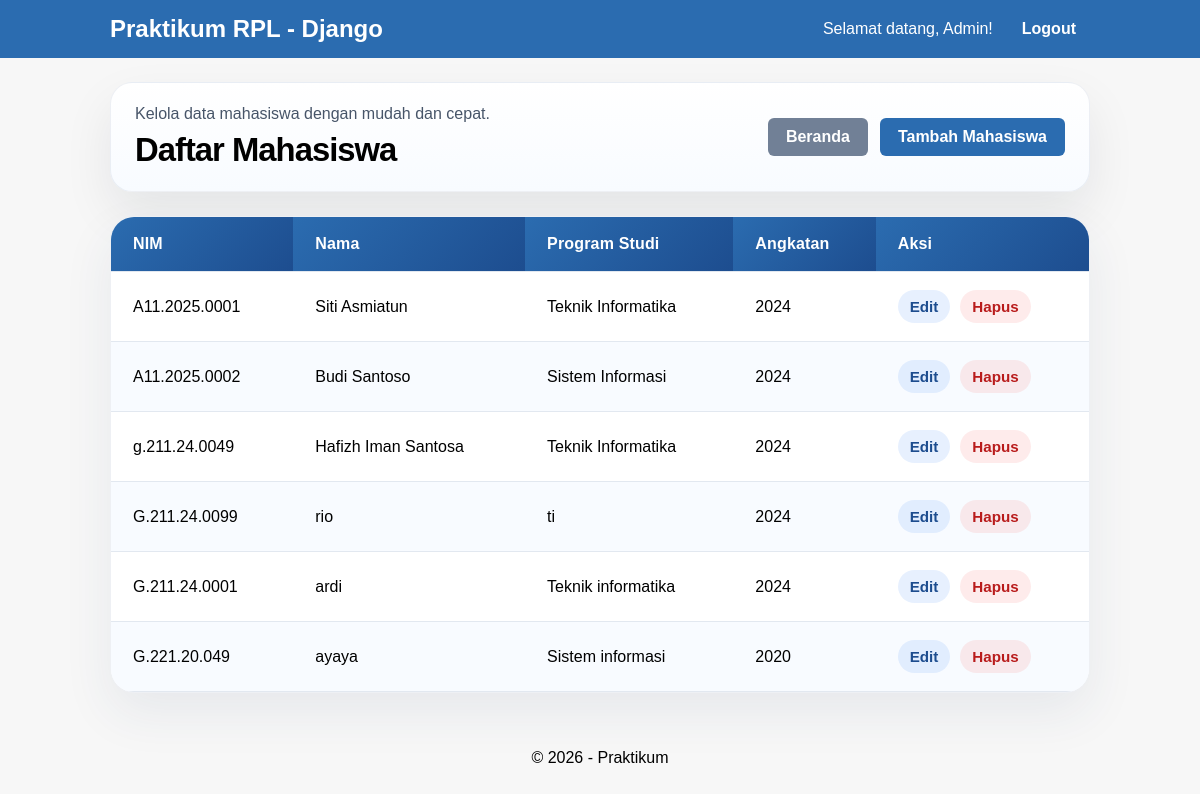
Screenshot of /mahasiswa/daftar/ (signed in) with the database file from the repository.
### mahasiswa/models.py (models this page shows, shortened)
class Mahasiswa(models.Model):
    nim = models.CharField(max_length=15, unique=True)
    nama = models.CharField(max_length=100)
    programstudi = models.CharField(max_length=50)
    angkatan = models.IntegerField()

### mahasiswa/views.py (the view)
# urls.py: path('daftar/', views.daftar_mahasiswa, name='daftar_mahasiswa'),
@login_required(login_url='/accounts/login/')
def daftar_mahasiswa(request):
    mahasiswas = Mahasiswa.objects.all()
    return render(request, 'mahasiswa/daftar.html', {'mahasiswas': mahasiswas})

### mahasiswa/templates/mahasiswa/daftar.html (shortened to what this page needs)
{% extends 'mahasiswa/base.html' %}
{% load static %}
{% block content %}
  <div class="page-header">
    <div class="page-heading">
      <p class="page-subtitle">Kelola data mahasiswa dengan mudah dan cepat.</p>
      <h2>Daftar Mahasiswa</h2>
    </div>
    <div class="page-actions">
      <a href="{% url 'index' %}" class="btn secondary">Beranda</a>
      <a href="{% url 'tambah_mahasiswa' %}" class="btn">Tambah Mahasiswa</a>
    </div>
  </div>
  <div class="table-wrapper">
    <table>
      <thead>
        <tr>
          <th>NIM</th>
          <th>Nama</th>
          <th>Program Studi</th>
          <th>Angkatan</th>
          <th>Aksi</th>
        </tr>
      </thead>
      <tbody>
        {% for mhs in mahasiswas %}
          <tr>
            <td>{{ mhs.nim }}</td>
            <td>{{ mhs.nama }}</td>
            <td>{{ mhs.programstudi }}</td>
            <td>{{ mhs.angkatan }}</td>
            <td class="action-links">
              <a href="{% url 'edit_mahasiswa' mhs.id %}" class="btn-link edit">Edit</a>
              <a href="{% url 'hapus_mahasiswa' mhs.id %}" class="btn-link delete">Hapus</a>
            </td>
          </tr>
        {% empty %}
          <tr class="empty-row">
            <td colspan="5">
              <div class="empty-state">Belum ada data mahasiswa. Tambahkan data baru untuk memulai.</div>
            </td>
          </tr>
        {% endfor %}
      </tbody>
    </table>
  </div>
{% endblock %}

### mahasiswa/templates/mahasiswa/base.html (shortened to what this page needs)
{% load static %}
<!DOCTYPE html>
<html lang="id">
<head>
    {% load static %}
    <link rel="stylesheet" href="{% static 'mahasiswa/css/style.css' %}">
</head>
<body>
    <header>
        <div class="header-container">
            <h1>Praktikum RPL - Django</h1>
            <nav class="header-nav">
                {% if user.is_authenticated %}
                    <span>Selamat datang, {{ user.username }}!</span>
                    <a href="{% url 'logout' %}" class="nav-link">Logout</a>
                {% else %}
                    <a href="{% url 'login' %}" class="nav-link">Login</a>
                {% endif %}
            </nav>
        </div>
    </header>
    <main>
        {% block content %}{% endblock %}
    </main>
    <footer>
        <center>
            <p>&copy; 2026 - Praktikum</p>
        </center>
    </footer>
</body>
</html>

### mahasiswa/static/mahasiswa/css/style.css (style rules this page uses)
body { font-family: Arial, sans-serif; margin: 0; padding: 0; background: #f7f7f7; }
header { background: #2b6cb0; color: white; padding: 12px 20px; }
.header-container { max-width: 980px; margin: 0 auto; display: flex; align-items: center; justify-content: space-between; gap: 20px; flex-wrap: wrap; }
.header-container h1 { margin: 0; font-size: 1.5rem; }
.header-nav { display: flex; align-items: center; gap: 15px; }
.nav-link { color: white; text-decoration: none; font-weight: 600; padding: 8px 14px; border-radius: 6px; transition: background-color 0.2s ease; }
main { max-width: 980px; margin: 24px auto; padding: 0 20px 32px; }
.btn { display: inline-block; padding: 10px 18px; background: #2b6cb0; color: white; text-decoration: none; border-radius: 6px; font-weight: 600; transition: background-color 0.2s ease; }
.btn.secondary { background: #718096; }
.page-header { display: flex; align-items: center; justify-content: space-between; gap: 16px; flex-wrap: wrap; margin-bottom: 24px; padding: 22px 24px; background: linear-gradient(180deg, #ffffff 0%, #f8fbff 100%); border-radius: 22px; box-shadow: 0 22px 50px rgba(15, 23, 42, 0.08); border: 1px solid rgba(148, 163, 184, 0.16); }
.page-heading h2 { margin: 8px 0 0; font-size: 2.05rem; letter-spacing: -0.03em; }
.page-subtitle { margin: 0; color: #475569; font-size: 1rem; }
.page-actions { display: flex; align-items: center; gap: 12px; flex-wrap: wrap; }
.table-wrapper { overflow-x: auto; background: white; border-radius: 24px; box-shadow: 0 20px 50px rgba(34, 63, 99, 0.08); border: 1px solid rgba(148, 163, 184, 0.16); }
table { width: 100%; border-collapse: separate; border-spacing: 0; min-width: 680px; }
th, td { padding: 18px 22px; border-bottom: 1px solid #e2e8f0; }
th { background: linear-gradient(135deg, #2b6cb0, #1d4d8f); color: white; font-weight: 700; text-align: left; letter-spacing: 0.01em; }
table thead tr th:first-child { border-top-left-radius: 20px; }
table thead tr th:last-child { border-top-right-radius: 20px; }
tbody tr:nth-child(even) { background: #f8fbff; }
.action-links { display: flex; gap: 10px; flex-wrap: wrap; }
.btn-link { display: inline-flex; align-items: center; padding: 8px 12px; border-radius: 999px; font-size: 0.95rem; font-weight: 700; text-decoration: none; transition: transform 0.2s ease, background-color 0.2s ease; }
.btn-link.edit { color: #1d4d8f; background: rgba(59, 130, 246, 0.12); }
.btn-link.delete { color: #b91c1c; background: rgba(248, 113, 113, 0.14); }

### rows the page displays
Mahasiswa: nim "A11.2025.0001", nama "Siti Asmiatun", programstudi "Teknik Informatika", angkatan "2024"
Mahasiswa: nim "A11.2025.0002", nama "Budi Santoso", programstudi "Sistem Informasi", angkatan "2024"
Mahasiswa: nim "g.211.24.0049", nama "Hafizh Iman Santosa", programstudi "Teknik Informatika", angkatan "2024"
Mahasiswa: nim "G.211.24.0099", nama "rio", programstudi "ti", angkatan "2024"
Mahasiswa: nim "G.211.24.0001", nama "ardi", programstudi "Teknik informatika", angkatan "2024"
Mahasiswa: nim "G.221.20.049", nama "ayaya", programstudi "Sistem informasi", angkatan "2020"

### other values shown
{{ user.username }} "Admin"
